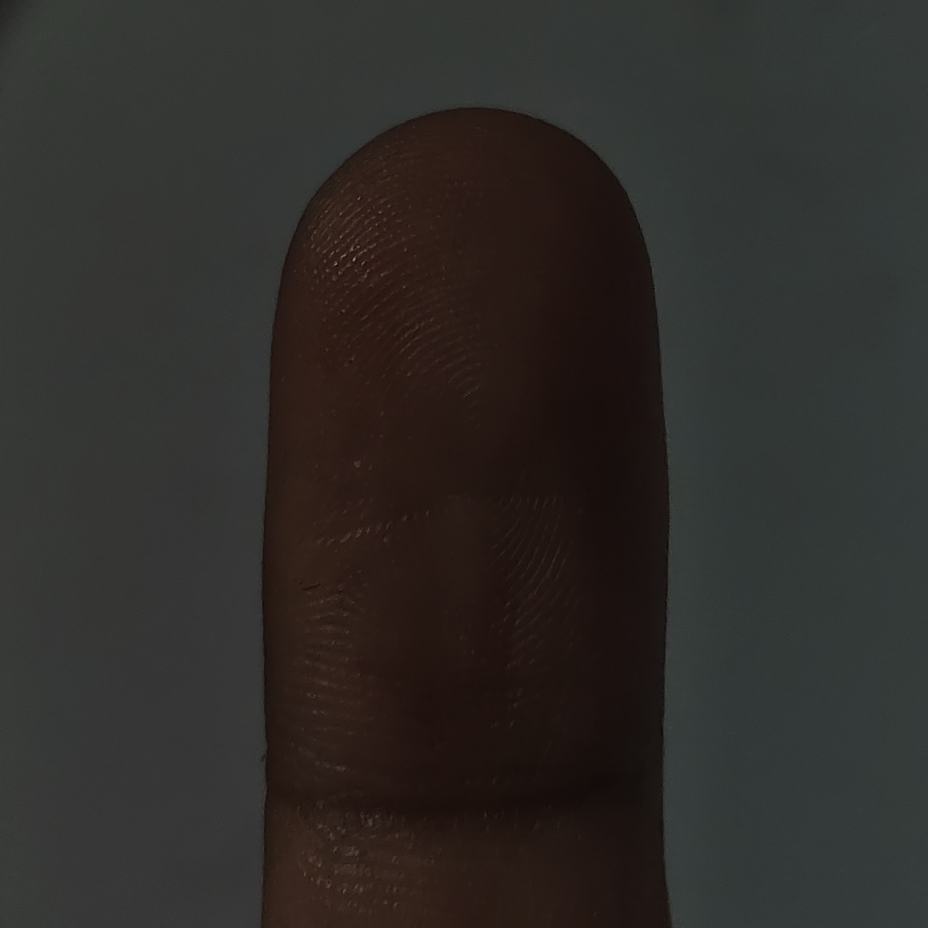
#> input picture test_dataset/dark/dark_01.jpg, 2784 x 2784 px (shown at 1/3 size)
$ python -i quality_assessment.py   (imports and definitions only)   (older library calls are emulated)
#> lines starting #> are read from the running program, lines starting #| are printed output that depends on the picture; after the words box and inside, x2 and y2 are one past the last pixel; in counts of white or black regions, pixels touching at a corner belong together
"""
quality_assessment.py

Core image quality assessment module for
Contactless Fingerprint Authentication.

Author: Mohammed Shoaib
"""
import cv2
import numpy as np

# ==========================================================
# Default Threshold Configuration
# ==========================================================

DEFAULT_THRESHOLDS = {

    "blur": 5.0,

    "brightness_min": 50,

    "brightness_max": 210,

    "glare": 0.05,

    "roi": 0.15,

    "ridge": 15.0

}


def load_image(image_path: str):
    """
    Loads an image from disk.

    Args:
        image_path (str): Path to image.

    Returns:
        numpy.ndarray
    """

    image = cv2.imread(image_path)

    if image is None:
        raise ValueError(f"Could not read image: {image_path}")

    return image


def check_blur(image: np.ndarray, threshold: float = 10.0) -> dict:
    """
    Detects whether an image is blurry using the
    Variance of Laplacian method.

    Parameters
    ----------
    image : numpy.ndarray
        Input BGR image.

    threshold : float
        Blur threshold.

    Returns
    -------
    dict
        Dictionary containing blur score and status.
    """

    # Convert image to grayscale
    gray = cv2.cvtColor(image, cv2.COLOR_BGR2GRAY)

    # Compute Laplacian
    laplacian = cv2.Laplacian(gray, cv2.CV_64F)

    # Variance of Laplacian
    blur_score = laplacian.var()

    return {
    "blur_score": round(float(blur_score), 2),
    "is_blurry": bool(blur_score < threshold)
}

def check_brightness(
    image: np.ndarray,
    min_threshold: float = 50,
    max_threshold: float = 210
) -> dict:
    """
    Measure image brightness using mean grayscale intensity.

    Parameters
    ----------
    image : numpy.ndarray
        Input BGR image.

    min_threshold : float
        Minimum acceptable brightness.

    max_threshold : float
        Maximum acceptable brightness.

    Returns
    -------
    dict
    """

    # Convert image to grayscale
    gray = cv2.cvtColor(image, cv2.COLOR_BGR2GRAY)

    # Compute average brightness
    brightness = float(np.mean(gray))

    return {

        "brightness": round(brightness, 2),

        "too_dark": bool(brightness < min_threshold),

        "too_bright": bool(brightness > max_threshold)

    }


def check_glare(
    image: np.ndarray,
    max_glare_ratio: float = 0.05
) -> dict:
    """
    Detect glare using overexposed pixel ratio.

    Parameters
    ----------
    image : numpy.ndarray
        Input BGR image.

    max_glare_ratio : float
        Maximum acceptable glare ratio.

    Returns
    -------
    dict
    """

    # Convert image to grayscale
    gray = cv2.cvtColor(image, cv2.COLOR_BGR2GRAY)

    # Count pixels brighter than 240
    glare_pixels = np.sum(gray > 240)

    # Total pixels
    total_pixels = gray.size

    # Compute glare ratio
    glare_ratio = glare_pixels / total_pixels

    return {

        "glare_ratio": round(float(glare_ratio), 4),

        "has_glare": bool(glare_ratio > max_glare_ratio)

    }

def check_roi_completeness(
    image: np.ndarray,
    min_roi_ratio: float = 0.15
) -> dict:

    gray = cv2.cvtColor(image, cv2.COLOR_BGR2GRAY)

    blur = cv2.GaussianBlur(gray, (5,5), 0)

    _, thresh = cv2.threshold(
        blur,
        0,
        255,
        cv2.THRESH_BINARY + cv2.THRESH_OTSU
    )

    kernel = np.ones((5,5), np.uint8)

    clean = cv2.morphologyEx(
        thresh,
        cv2.MORPH_OPEN,
        kernel
    )

    contours, _ = cv2.findContours(
        clean,
        cv2.RETR_EXTERNAL,
        cv2.CHAIN_APPROX_SIMPLE
    )

    if len(contours) == 0:

        return {

            "roi_ratio":0.0,

            "roi_complete":False

        }

    largest = max(contours, key=cv2.contourArea)

    area = cv2.contourArea(largest)

    total = image.shape[0] * image.shape[1]

    roi_ratio = area / total

    return {

        "roi_ratio": round(float(roi_ratio),4),

        "roi_complete": bool(roi_ratio >= min_roi_ratio)

    }


def check_ridge_clarity(
    image: np.ndarray,
    threshold: float = 15.0
) -> dict:
    """
    Estimate ridge clarity using a Gabor filter.

    Parameters
    ----------
    image : numpy.ndarray
        Input BGR image.

    threshold : float
        Minimum acceptable ridge score.

    Returns
    -------
    dict
    """

    # Convert to grayscale
    gray = cv2.cvtColor(image, cv2.COLOR_BGR2GRAY)

    # Create Gabor kernel
    kernel = cv2.getGaborKernel(
        (21, 21),      # kernel size
        5.0,           # sigma
        np.pi / 4,     # theta
        10.0,          # lambda
        0.5,           # gamma
        0              # psi
    )

    # Apply filter
    filtered = cv2.filter2D(
        gray,
        cv2.CV_64F,
        kernel
    )

    # Response variance
    ridge_score = np.var(filtered) / 100.0

    return {

        "ridge_score": round(float(ridge_score), 2),

        "ridges_clear": bool(ridge_score >= threshold)

    }

def normalize_scores(
    blur,
    brightness,
    glare,
    roi,
    ridge
):

    n_blur = min(1.0, blur["blur_score"] / 50.0)

    n_brightness = max(
        0.0,
        1.0 - abs(brightness["brightness"] - 128.0) / 128.0
    )

    n_glare = max(
        0.0,
        1.0 - glare["glare_ratio"] / 0.05
    )

    n_roi = min(
        1.0,
        roi["roi_ratio"] / 0.35
    )

    n_ridge = min(
        1.0,
        ridge["ridge_score"] / 100.0
    )

    return {

        "blur": n_blur,

        "brightness": n_brightness,

        "glare": n_glare,

        "roi": n_roi,

        "ridge": n_ridge

    }

def calculate_composite_score(scores):

    composite = (

        0.25 * scores["blur"] +

        0.15 * scores["brightness"] +

        0.15 * scores["glare"] +

        0.20 * scores["roi"] +

        0.25 * scores["ridge"]

    )

    return round(composite * 100,1)

def quality_gate(image_or_path):

    # Accept either image path or numpy array
    if isinstance(image_or_path, str):
        image = load_image(image_or_path)
#> in load_image, image is the input picture: shape (2784, 2784, 3); mean B, G, R 41.8, 44.5, 47.2
    else:
        image = image_or_path

    # Validate image
    if image is None:
        raise ValueError("Invalid image supplied.")

    blur = check_blur(
        image,
        DEFAULT_THRESHOLDS["blur"]
    )
#> in check_blur, `laplacian = cv2.Laplacian(gray, cv2.CV_64F)`:
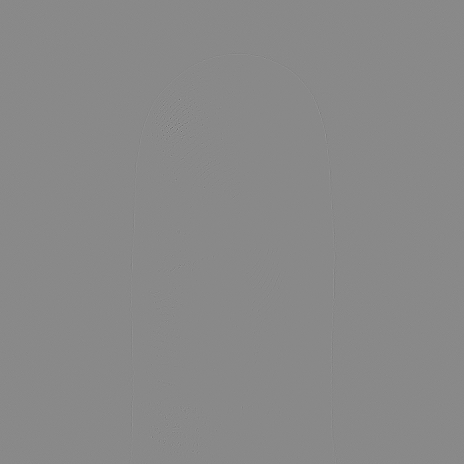
#> laplacian: shape (2784, 2784) float64 (shown at 1/6 size); min -42, max 36, mean 0; drawn with min black and max white
#> in check_blur, `blur_score = laplacian.var()`: blur_score = 2.95
#> blur = {'blur_score': 2.95, 'is_blurry': True}

    brightness = check_brightness(
        image,
        DEFAULT_THRESHOLDS["brightness_min"],
        DEFAULT_THRESHOLDS["brightness_max"]
    )
#> in check_brightness, `brightness = float(np.mean(gray))`: brightness = 45.04
#> brightness = {'brightness': 45.04, 'too_dark': True, 'too_bright': False}

    glare = check_glare(
        image,
        DEFAULT_THRESHOLDS["glare"]
    )
#> in check_glare, `glare_pixels = np.sum(gray > 240)`: glare_pixels = 0
#> glare = {'glare_ratio': 0, 'has_glare': False}

    roi = check_roi_completeness(
        image,
        DEFAULT_THRESHOLDS["roi"]
    )
#> in check_roi_completeness, `_, thresh = cv2.threshold( blur, 0, 255, cv2.THRESH_BINARY + cv2.THRES..`:
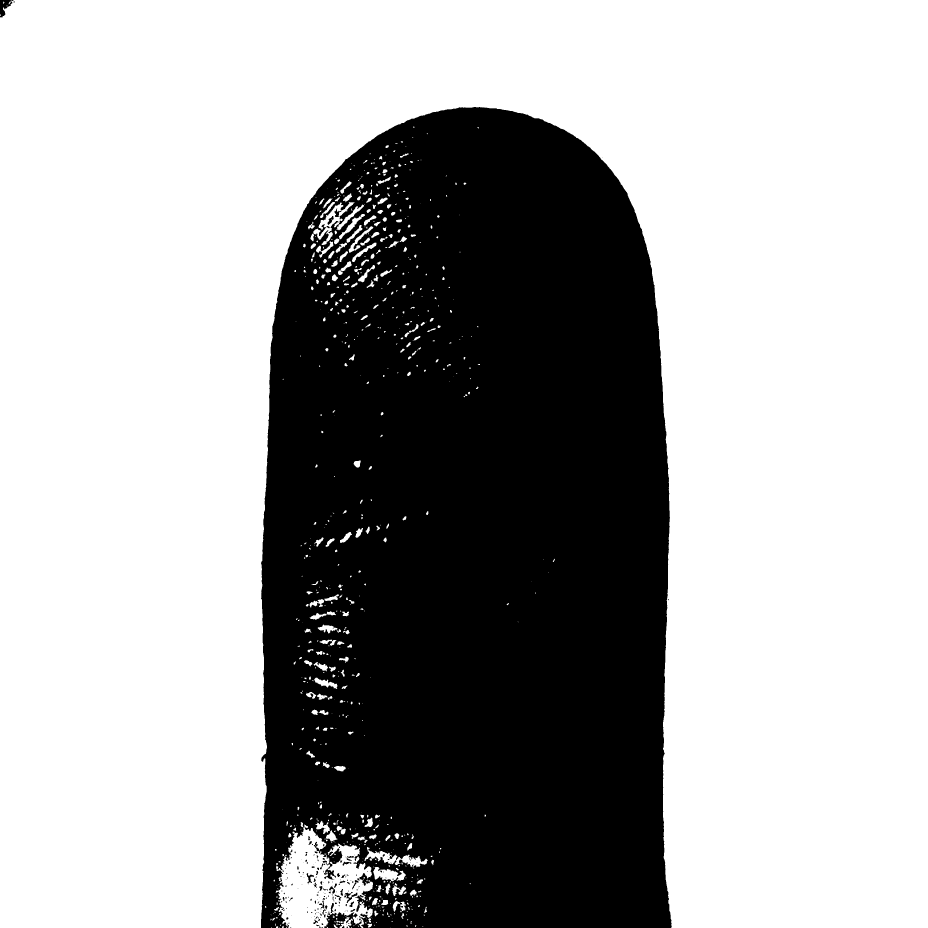
#> thresh: shape (2784, 2784) (shown at 1/3 size); 65.7% white; 199 black regions (127 under 20 px), largest, box (x1, y1, x2, y2) and area: (783, 321, 2015, 2784) 2651202, (973, 2737, 1085, 2784) 2778, (0, 0, 41, 52) 1061
#> in check_roi_completeness, `clean = cv2.morphologyEx( thresh, cv2.MORPH_OPEN, kernel )`:
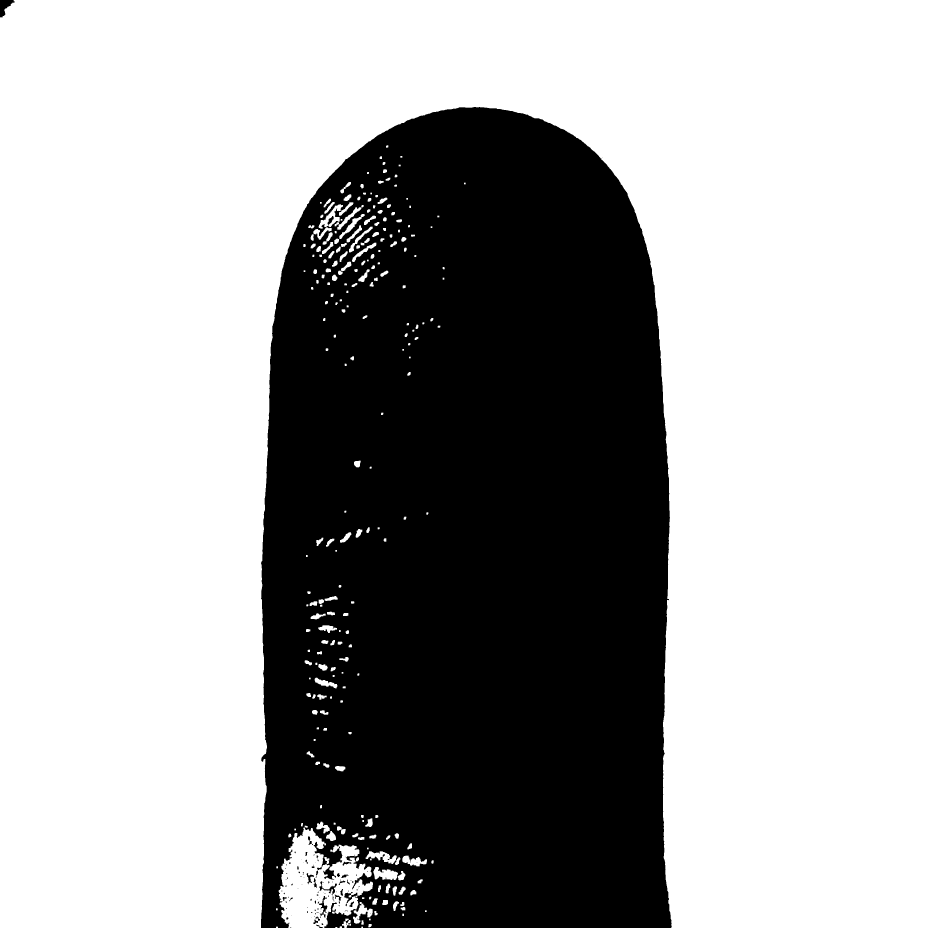
#> clean: shape (2784, 2784) (shown at 1/3 size); 65.4% white; 97 black regions (67 under 20 px)
#> in check_roi_completeness, `contours, _ = cv2.findContours( clean, cv2.RETR_EXTERNAL, cv2.CHAIN_AP..`: contours = 253 contours, 21 with area under 20; largest, box (x1, y1, x2, y2) and area: (0, 0, 2784, 2784) 4974240, (836, 2483, 1119, 2784) 49972, (1120, 2601, 1194, 2640) 1718, (956, 613, 1029, 686) 1575, (1097, 2554, 1190, 2592) 1550
#> in check_roi_completeness, `largest = max(contours, key=cv2.contourArea)`: largest = contour of 1635 points, box (x1, y1, x2, y2) (0, 0, 2784, 2784), area 4974240
#> in check_roi_completeness, `area = cv2.contourArea(largest)`: area = 4974240
#> in check_roi_completeness, `roi_ratio = area / total`: roi_ratio = 0.642
#> roi = {'roi_ratio': 0.642, 'roi_complete': True}

    ridge = check_ridge_clarity(
        image,
        DEFAULT_THRESHOLDS["ridge"]
    )
#> in check_ridge_clarity, `filtered = cv2.filter2D( gray, cv2.CV_64F, kernel )`:
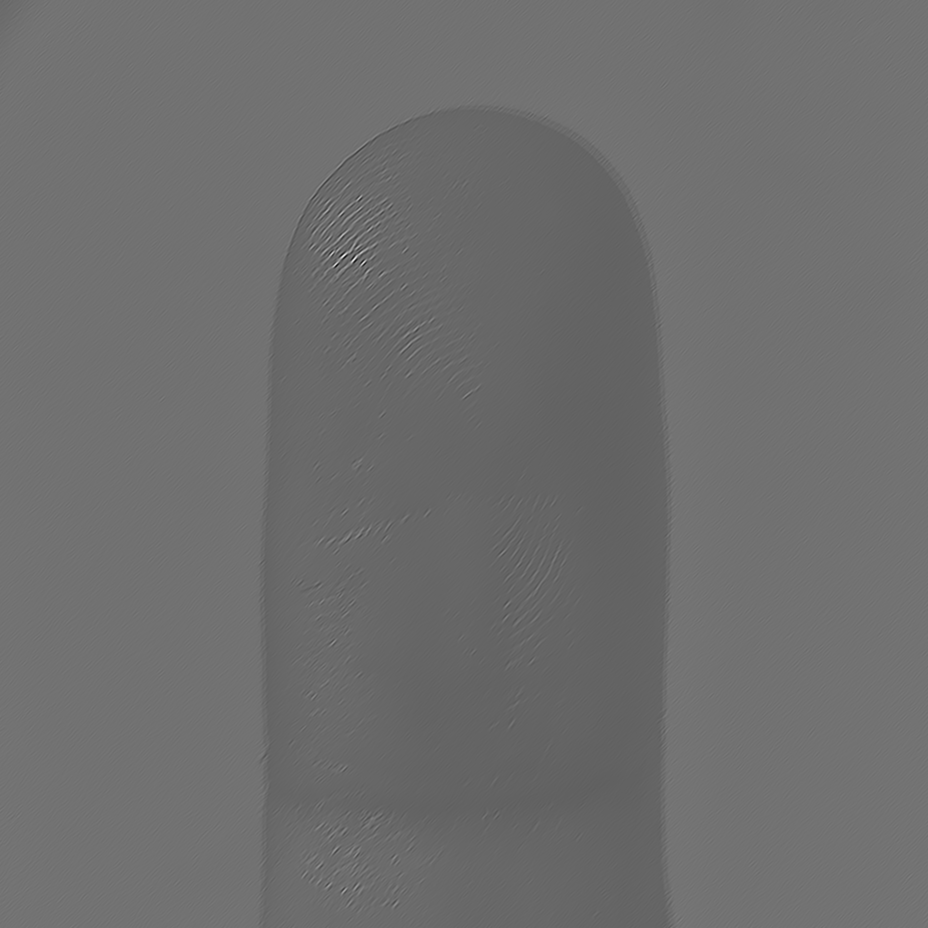
#> filtered: shape (2784, 2784) float64 (shown at 1/3 size); min -1772.3, max 3182.6, mean 372.2; drawn with min black and max white
#> in check_ridge_clarity, `ridge_score = np.var(filtered) / 100.0`: ridge_score = 150.8
#> ridge = {'ridge_score': 150.8, 'ridges_clear': True}

    normalized = normalize_scores(
        blur,
        brightness,
        glare,
        roi,
        ridge
    )
#> in normalize_scores, `n_blur = min(1.0, blur["blur_score"] / 50.0)`: n_blur = 0.059
#> in normalize_scores, `n_brightness = max( 0.0, 1.0 - abs(brightness["brightness"] - 128.0) /..`: n_brightness = 0.352
#> in normalize_scores, `n_glare = max( 0.0, 1.0 - glare["glare_ratio"] / 0.05 )`: n_glare = 1
#> normalized = {'blur': 0.059, 'brightness': 0.352, 'glare': 1, 'roi': 1, 'ridge': 1}

    composite = calculate_composite_score(normalized)
#> in calculate_composite_score, `composite = (  0.25 * scores["blur"] +  0.15 * scores["brightness"] + ..`: composite = 0.668
#> composite = 66.8

    hard_failure = (
        blur["is_blurry"]
        or brightness["too_dark"]
        or brightness["too_bright"]
        or glare["has_glare"]
        or not roi["roi_complete"]
        or not ridge["ridges_clear"]
    )
#> hard_failure = True

    passed = composite >= 60 and not hard_failure
#> passed = False

    if brightness["too_dark"]:
        guidance = "Image is too dark. Increase lighting."

    elif brightness["too_bright"]:
        guidance = "Image is too bright. Reduce lighting."

    elif glare["has_glare"]:
        guidance = "Glare detected. Tilt your finger."

    elif blur["is_blurry"]:
        guidance = "Image is blurry. Hold the phone steady."

    elif not roi["roi_complete"]:
        guidance = "Move your finger closer."

    elif not ridge["ridges_clear"]:
        guidance = "Fingerprint ridges are unclear."

    else:
        guidance = "Good capture - ready for processing."

    return {
        "passed": passed,
        "composite_score": composite,
        "normalized_scores": normalized,
        "blur": blur,
        "brightness": brightness,
        "glare": glare,
        "roi": roi,
        "ridge": ridge,
        "guidance": guidance
    }

>>> result = quality_gate('test_dataset/dark/dark_01.jpg')
#> result = 9 items
